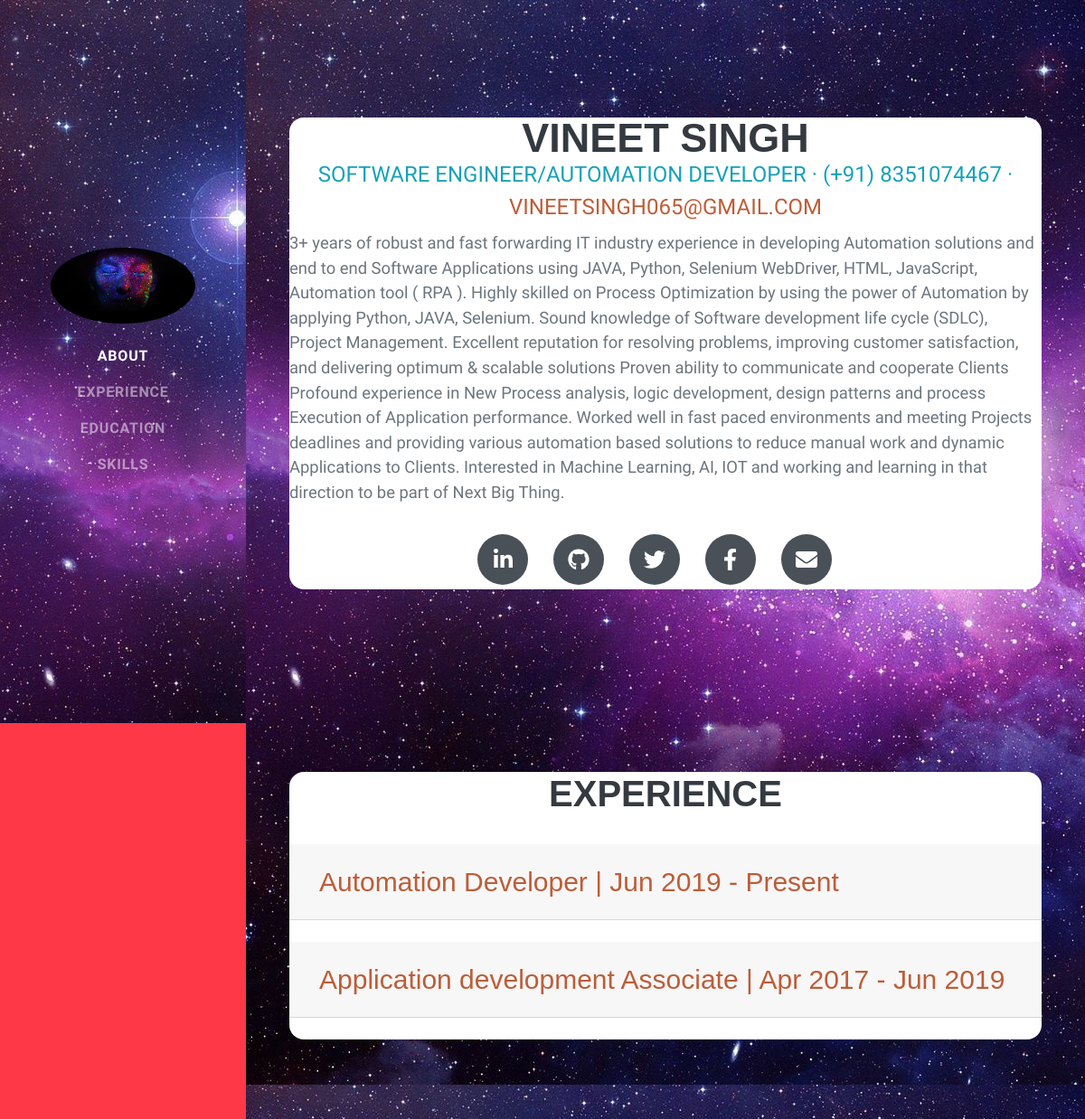
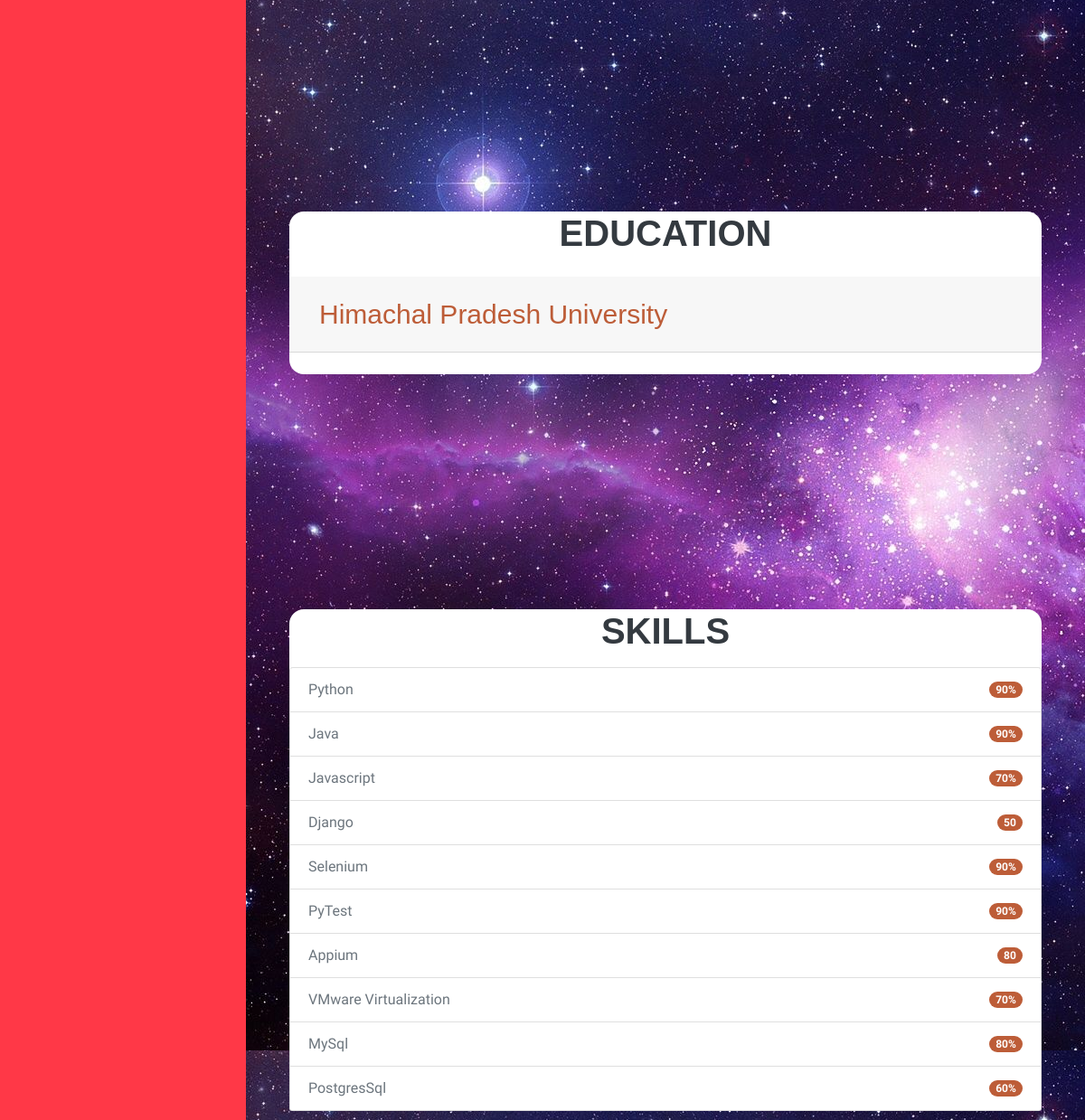
The app's page /, older data (2 pictures, top to bottom).
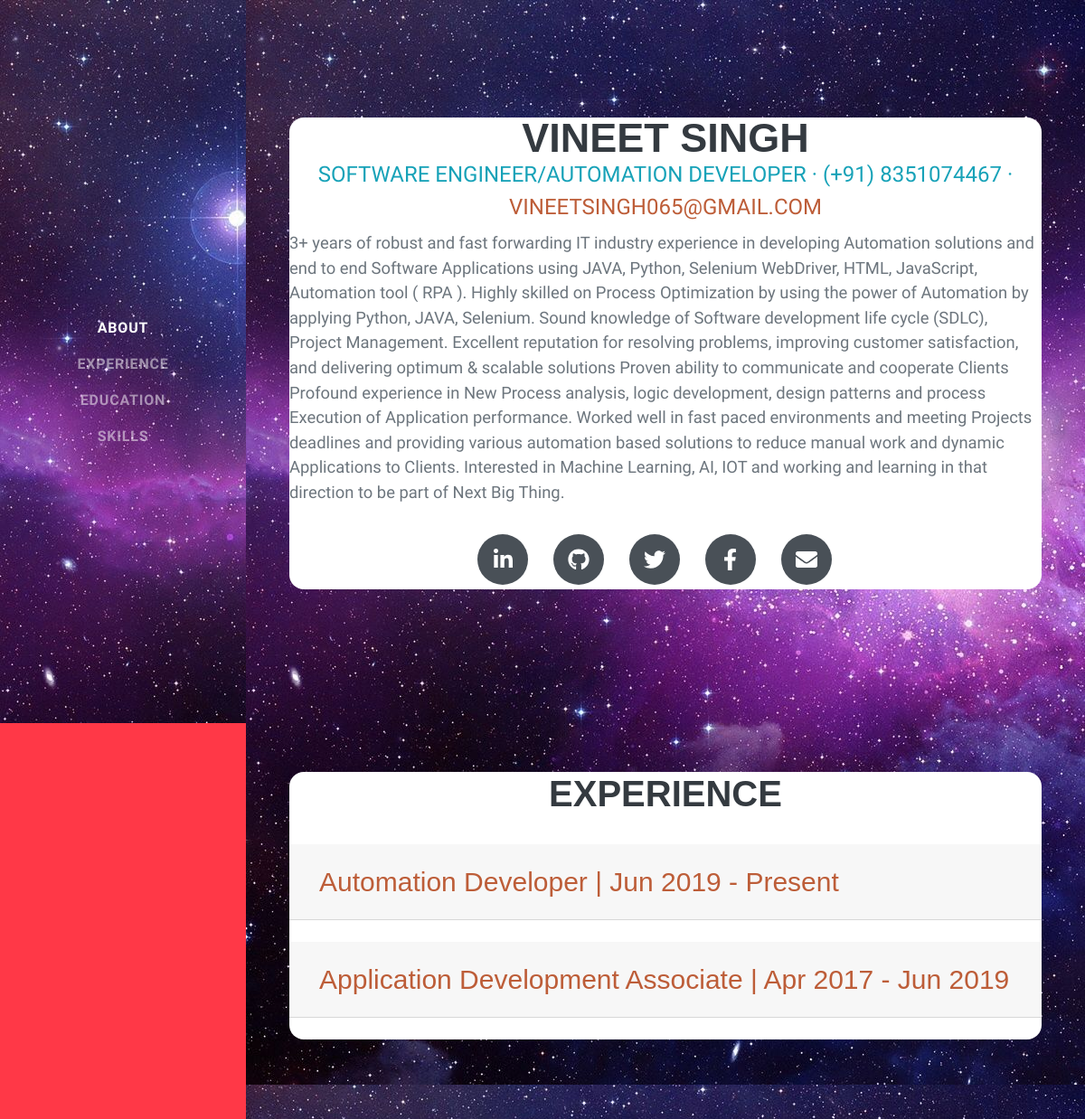
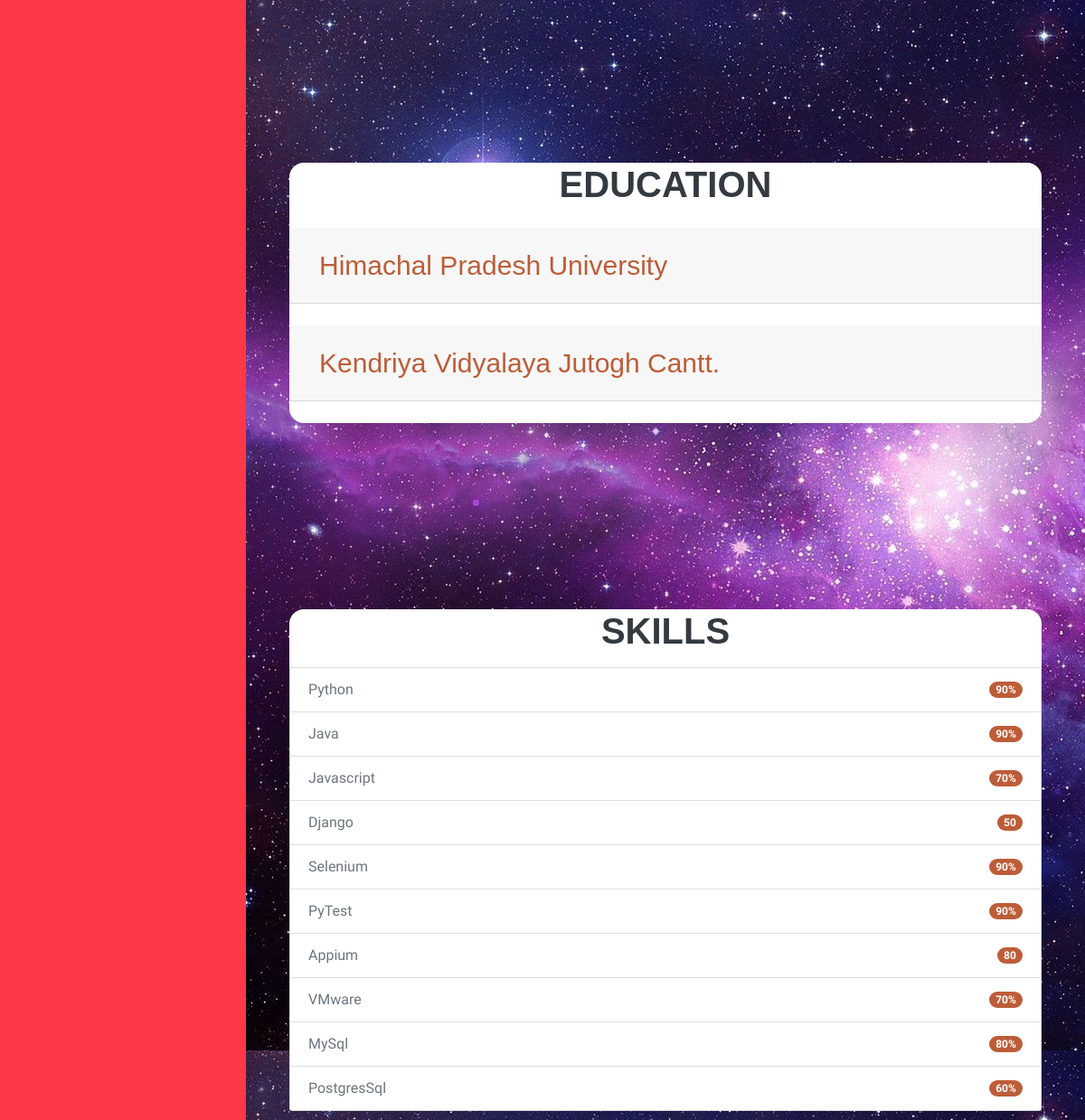
The same page, newer data (2 pictures, top to bottom).
### portfolio_main/models.py (models this page shows, shortened)
class Main(models.Model):
    name = models.CharField(max_length=50)
    address = models.CharField(max_length=100)
    about = models.TextField()
    contact = models.CharField(default='0', max_length=12)
    email = models.CharField(default='-', max_length=50)
    linkedin = models.CharField(default='-', max_length=50)
    github = models.CharField(default='-', max_length=50)
    twitter = models.CharField(default='-', max_length=50)
    facebook = models.CharField(default='-', max_length=50)
    site_name = models.CharField(default='-', max_length=50)
    resume = models.FileField()
    cover_letter = models.FileField()
    user_pic = models.ImageField()

class Experience(models.Model):
    role = models.CharField(max_length=50)
    organisation = models.CharField(max_length=50)
    role_description = models.TextField(max_length=1500)
    start_from = models.CharField(max_length=50)
    till = models.CharField(max_length=50)

class Education(models.Model):
    institute = models.CharField(max_length=50)
    course = models.CharField(max_length=50)
    stream = models.CharField(max_length=50)
    score = models.CharField(max_length=50)
    start_from = models.CharField(max_length=50)
    till = models.CharField(max_length=50)

class TechnicalSkills(models.Model):
    skill_name = models.CharField(max_length=50)
    confidence = models.CharField(max_length=50)

### portfolio_main/views.py (the view)
# urls.py: 2. Add a URL to urlpatterns:  path('', views.home, name='home')
def home(request):
    main = Main.objects.get(pk=1)
    ts = TechnicalSkills.objects.all()
    exp = Experience.objects.all()
    edu = Education.objects.all()
    accom = Accomplishment.objects.all()
    return render(request, 'front/index.html', {'details': main, 'ts':ts, 'exp': exp, 'edu': edu, 'accom': accom})

### portfolio_main/templates/front/index.html (shortened to what the changed rows need)
{% load static %}
<!DOCTYPE html>
<html lang="en">
    <head>
        <link href="{% static 'css/layout_styles.css' %}" rel="stylesheet" />
    </head>
    <body id="page-top">
        <nav class="navbar navbar-expand-lg navbar-dark bg-primary fixed-top" id="sideNav">
            <a class="navbar-brand js-scroll-trigger" href="#page-top">
                <span class="d-none d-lg-block"><img class="img-fluid img-profile rounded-circle mx-auto mb-2" src="{{ details.user_pic.url }}" alt="" /></span>
            </a>
        </nav>
        <div class="container-fluid p-0">
            <section class="resume-section" id="about">
                <div class="resume-section-content">
                    <div class="row">
                            <div class="col s12 m6">
                              <div class="animated card">
                                <div class="card-content white-text">
                                  <h1 class="mb-0" align="center">
                                        {{ details.name }}
                                  </h1>
                                  <div class="subheading mb-2">
                                    <p class="text-info" align="center"> Software Engineer/Automation Developer  ·  (+91) {{ details.contact }} ·  <a href="mailto:{{ details.email }}">{{ details.email }}</a></p>
                                  </div>
                                  <p class="lead mb-5">{{ details.about }}</p>
                                </div>
                          </div>
                        </div>
                    </div>
            </section>
            <section class="resume-section" id="experience">
                <div class="resume-section-content">
                <div class="card">
                    <h2 class="mb-5" align="center">Experience</h2>
                    {% for experience in exp %}
                    <div id="accordion">
                          <div class="card">
                            <div class="card-header" id="headingOne">
                              <h5 class="mb-0">
                                <button class="btn btn-link" data-toggle="collapse" data-target="#collapseOne{{ experience.pk }}" aria-expanded="true" aria-controls="collapseOne">
                                    <p style="font-size: 30px">{{ experience.role }} | {{ experience.start_from }} - {{ experience.till }}</p>
                                </button>
                              </h5>
                            </div>
                          </div>
                    </div>
                    <br/>
                    {% endfor %}
                          </div>
                </div>
            </section>
            <section class="resume-section" id="education">
                <div class="resume-section-content">
                 <div class="card">
                      <h2 class="mb-4" align="center">Education</h2>
                {% for education in edu %}
                    <div id="accordion">
                          <div class="card">
                            <div class="card-header" id="headingOne">
                              <h5 class="mb-0">
                                <button class="btn btn-link" data-toggle="collapse" data-target="#collapseOne{{ education.pk }}12300" aria-expanded="true" aria-controls="collapseOne">
                                    <p style="font-size: 30px">{{ education.institute }}</p>
                                </button>
                              </h5>
                            </div>
                          </div>
                    </div>
                    <br/>
                    {% endfor %}
                          </div>
                </div>
            </section>
            <section class="resume-section" id="skills">
                <div class="resume-section-content">
                <div class="card">
                      <h2 class="mb-3" align="center">Skills</h2>
                        <ul class="list-group list-inline dev-icons">
                            {% for skills in ts %}
                              <li class="list-group-item d-flex justify-content-between align-items-center">
                                {{skills.skill_name}}
                                <span class="badge badge-primary badge-pill">{{skills.confidence}}</span>
                                </li>
                            {%endfor%}
                        </ul>
                          </div>
                </div>
            </section>
        </div>
    </body>
</html>

Row changes from the older to the newer data that the page shows:
changed Main "VINEET SINGH": user_pic: picture removed
changed Experience: role "Application development Associate" → "Application Development Associate"
added Education: institute "Kendriya Vidyalaya Jutogh Cantt."
changed TechnicalSkills: skill_name "VMware Virtualization" → "VMware"
